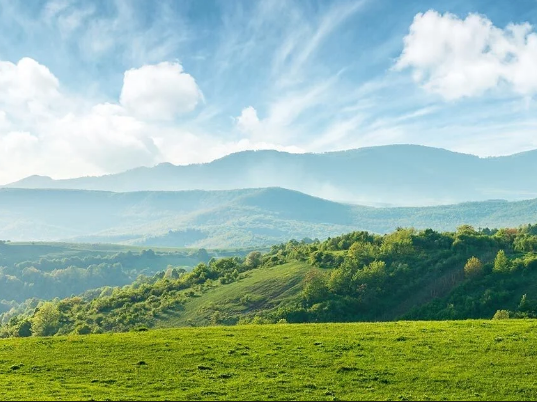
#> input picture PDI/imagem.png, 537 x 402 px, found by its file name
$ python transformadaDeHaar.py
#> lines starting #> are read from the running program, lines starting #| are printed output that depends on the picture
import numpy as np
import matplotlib.pyplot as plt

# Função para realizar a Transformada de Haar 1D
def haar_1d(signal):
    length = len(signal)
    output = np.zeros(length)
    even_index = 0
    odd_index = length // 2

    for i in range(length // 2):
        output[i] = (signal[2 * i] + signal[2 * i + 1]) / np.sqrt(2)
        output[i + odd_index] = (signal[2 * i] - signal[2 * i + 1]) / np.sqrt(2)

    return output

# Função para realizar a Transformada de Haar 2D em uma imagem
def haar_2d(image):
    rows, cols = image.shape
    temp = np.copy(image)

    # Transformada nas linhas
    for i in range(rows):
        temp[i, :] = haar_1d(temp[i, :])

    # Transformada nas colunas
    for i in range(cols):
        temp[:, i] = haar_1d(temp[:, i])

    return temp

# Carregando a imagem
imagem = plt.imread('C:/Users/20211002800150/Desktop/imagem.png')
#> imagem is the input picture: shape (402, 537, 4) float32; mean R, G, B, A 0.587, 0.703, 0.623, 1

# Convertendo para escala de cinza se for uma imagem colorida
if len(imagem.shape) > 2:
    imagem = np.mean(imagem, axis=2)
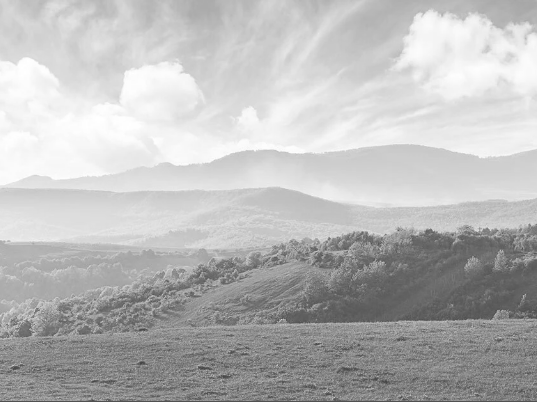
#> imagem: shape (402, 537) float32; min 0.27, max 1, mean 0.728

# Aplicando a transformada de Haar na imagem
imagem_transformada = haar_2d(imagem)
#> after the loop in haar_2d, `for i in range(rows):`:
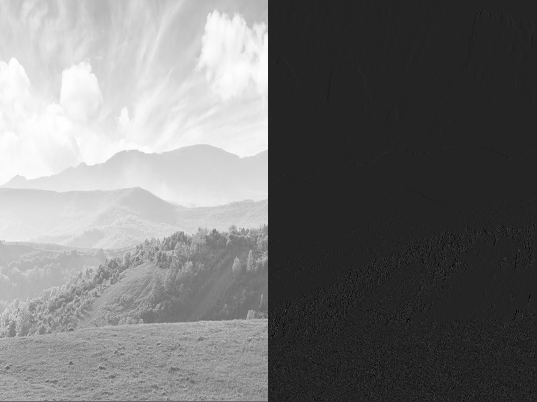
#> temp: shape (402, 537) float32; min -0.236, max 1.41, mean 0.514; drawn with min black and max white
#> after the loop in haar_2d, `for i in range(cols):`:
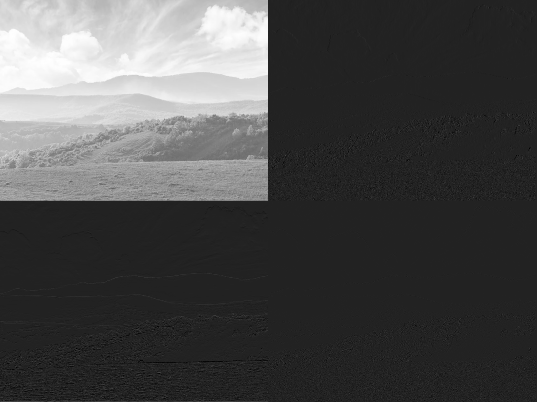
#> temp: shape (402, 537) float32; min -0.316, max 2, mean 0.364; drawn with min black and max white

# Mostrando a imagem original e a imagem após a transformada de Haar
plt.subplot(1, 2, 1)
plt.title('Imagem Original')
plt.imshow(imagem, cmap='gray')

plt.subplot(1, 2, 2)
plt.title('Imagem Transformada')
plt.imshow(imagem_transformada, cmap='gray')

plt.tight_layout()
plt.show()
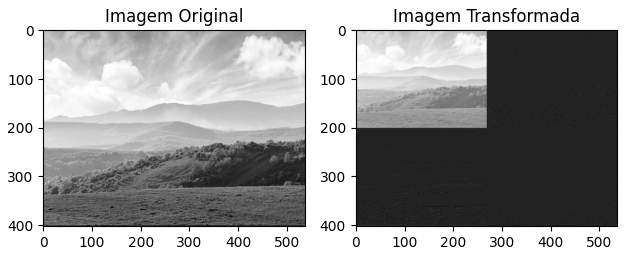
#> figure drawn by matplotlib, 2 panels
